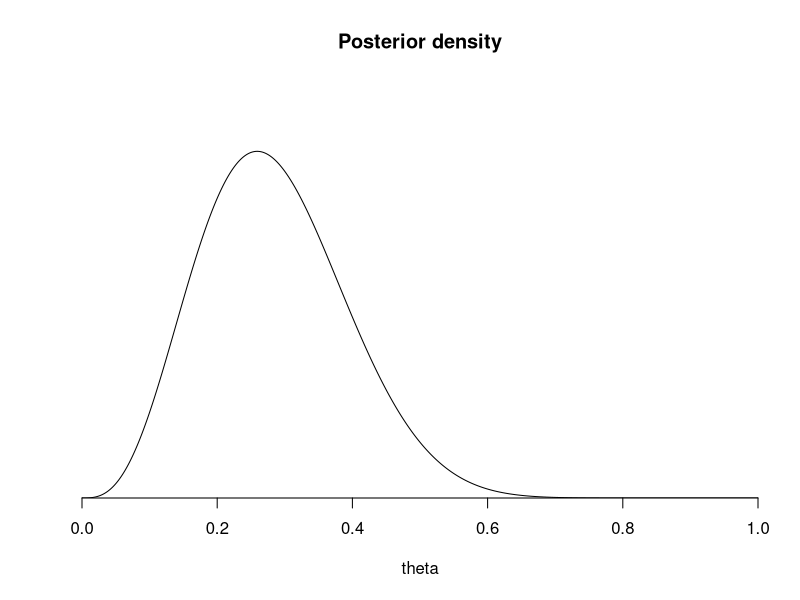
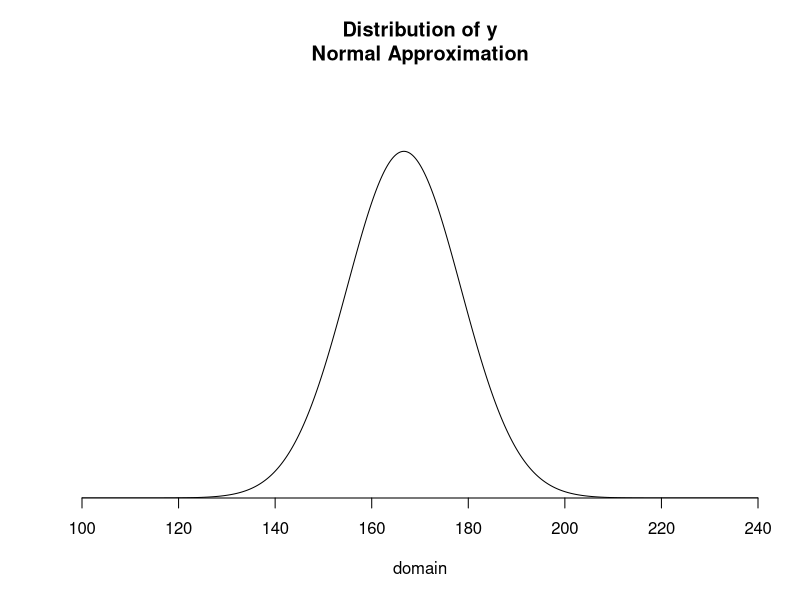
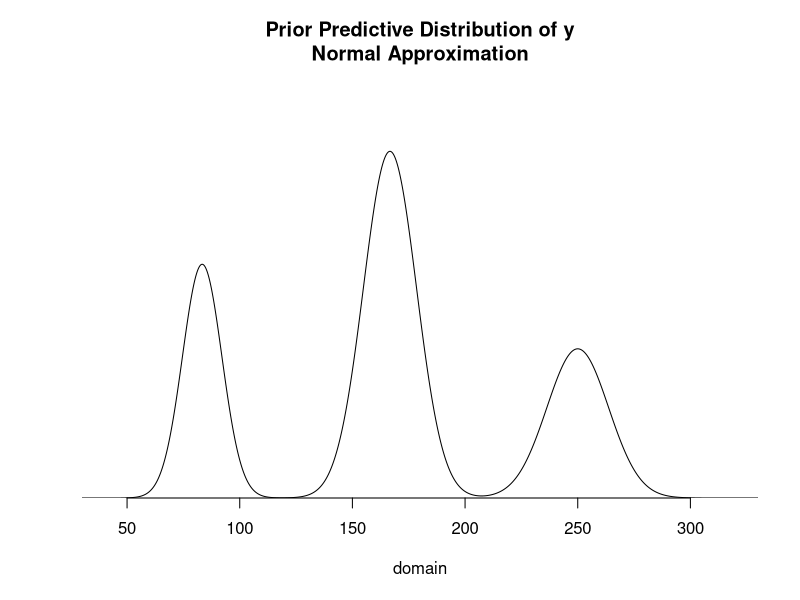
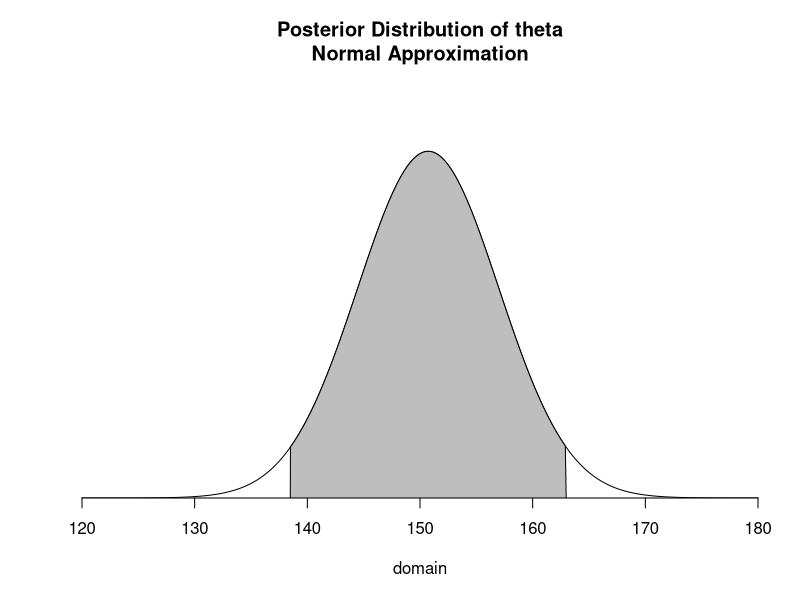
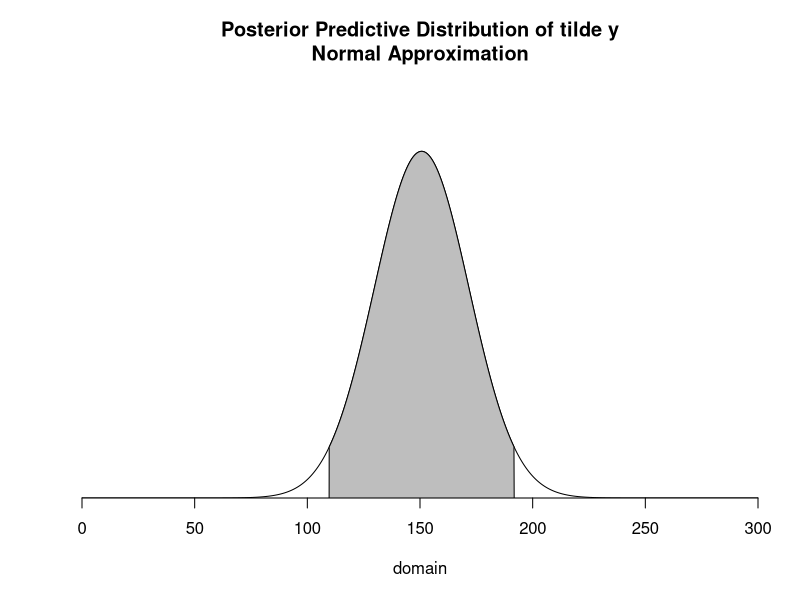
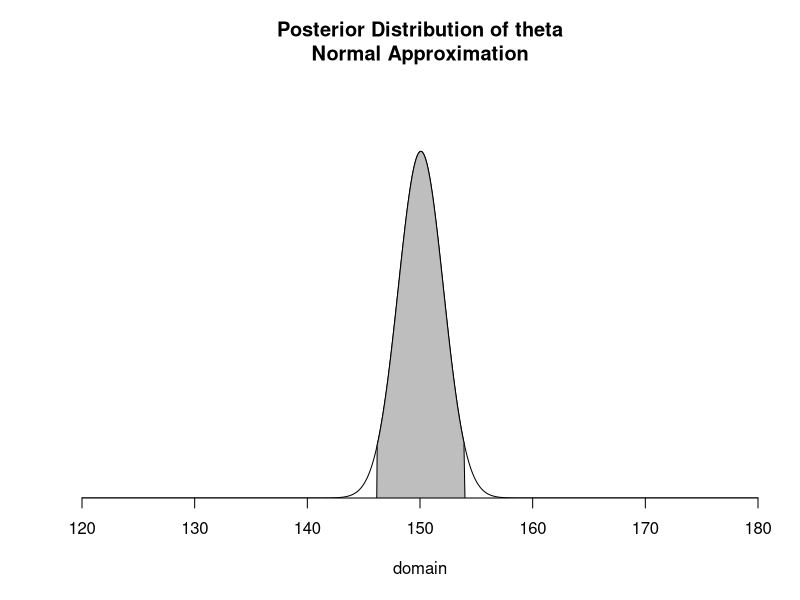
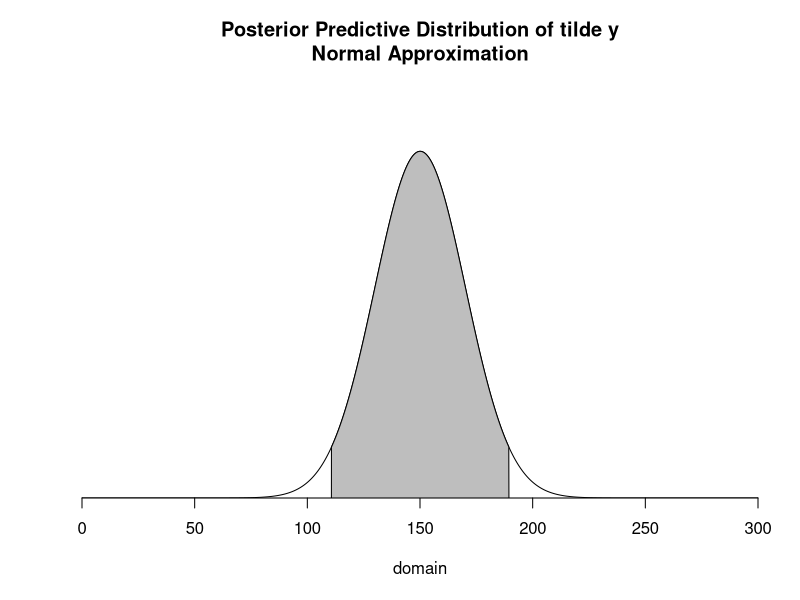
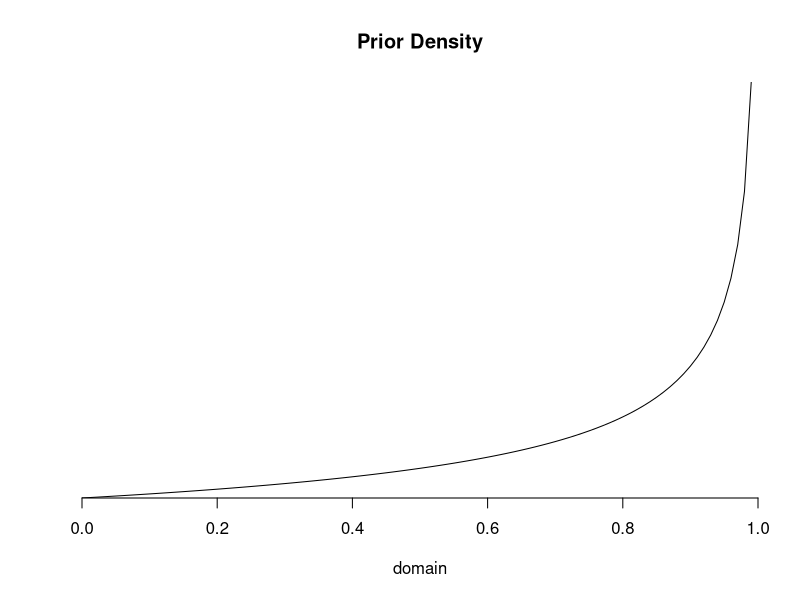

R code for these plots, in order:
## ---- chunk 1
library(ggplot2)
library(glue)
library(sfsmisc)
## ---- chunk 2
theta <- seq(0,1, 0.001)
range <-theta^3*(1-theta)^{13} + 
        10*theta^4*(1-theta)^{14} + 
        45*theta^5*(1-theta)^{12}
plot(theta, range, type = 'l', 
     main = 'Posterior density',
     ylim = c(0, max(range)*1.2),
     ylab = '', yaxt='n', bty='n', xaxs='i', yaxs='i')
## ---- chunk 3
(y_mean <- 1000 * 1/6)
(y_var <- 1000 * 1/6 * 5/6)
## ---- chunk 4
domain <- seq(100, 300, 0.1)
range <- dnorm(domain, y_mean, sqrt(y_var))
plot(domain, range,
     type='l',
     main = 'Distribution of y\nNormal Approximation',
     ylim = c(0, max(range)*1.2), xlim = c(100,240),
     ylab = '', yaxt='n', bty='n', xaxs='i', yaxs='i') 
## ---- chunk 5
round(qnorm(0.05, y_mean, sqrt(y_var)))
round(qnorm(0.25, y_mean, sqrt(y_var)))
round(qnorm(0.50, y_mean, sqrt(y_var)))
round(qnorm(0.75, y_mean, sqrt(y_var)))
round(qnorm(0.95, y_mean, sqrt(y_var)))
## ---- chunk 6
domain <- seq(0, 500, 0.1)

norm_range <- function(domain, theta){
        return(dnorm(domain, 1000*theta, sqrt(1000*theta*(1-theta)))
)}

range_mixed <- 0.25 * norm_range(domain, 1/12) +
        0.5 * norm_range(domain, 1/6) + 
        0.25 * norm_range(domain, 1/4)

plot(domain, range_mixed,
     type='l',
     main = 'Prior Predictive Distribution of y\nNormal Approximation',
     ylim = c(0, max(range_mixed)*1.2), xlim = c(30,330),
     ylab = '', yaxt='n', bty='n', xaxs='i', yaxs='i') 
## ---- chunk 7
round(qnorm(0.2, 1000*1/12, sqrt(1000*1/12*11/12)))
## ---- chunk 8
min_point <- min(range_mixed[domain > 100 & domain <150])
round(domain[range_mixed==min_point])
## ---- chunk 9
round(qnorm(0.5, 1000*1/6, sqrt(1000*1/6 * 5/6)))
## ---- chunk 10
min_point <- min(range_mixed[domain > 180 & domain <230])
round(domain[range_mixed==min_point])
## ---- chunk 11
round(qnorm(0.8, 1000*1/4, sqrt(1000*1/4 * 3/4)))
## ---- chunk 12
n <- 10
domain <- seq(0,300, 0.1)
tau_1 <- 1/(1/40^2 + n/20^2)
posterior_predictive_var <- tau_1 +20^2
mu_1 <- tau_1*(180/40^2 + 150 * n/20^2)
range <- dnorm(domain,
               mean = mu_1, sd = sqrt(tau_1))
lower_bound <- qnorm(0.025, mu_1, sqrt(tau_1))
upper_bound <- qnorm(0.975, mu_1, sqrt(tau_1))
plot(domain, range,
     type='l',
     main = 'Posterior Distribution of theta\nNormal Approximation',
     ylim = c(0, max(range)*1.2), xlim = c(120,180),
     ylab = '', yaxt='n', bty='n', xaxs='i', yaxs='i') 
polygon(c(domain[domain > lower_bound & domain < upper_bound], upper_bound, lower_bound), 
        c(range[domain > lower_bound & domain < upper_bound], 0, 0), 
        col = 'grey')
## ---- chunk 13
glue('95% posterior interval for theta: [{round(lower_bound)}, {round(upper_bound)}]')
## ---- chunk 14
n <- 10
domain <- seq(0,300, 0.1)
tau_1 <- 1/(1/40^2 + n/20^2)
posterior_predictive_var <- tau_1 +20^2
mu_1 <- tau_1*(180/40^2 + 150 * n/20^2)
range <- dnorm(domain,
               mean = mu_1, sd = sqrt(posterior_predictive_var))
lower_bound <- qnorm(0.025, mu_1, sqrt(posterior_predictive_var))
upper_bound <- qnorm(0.975, mu_1, sqrt(posterior_predictive_var))
plot(domain, range,
     type='l',
     main = 'Posterior Predictive Distribution of tilde y\nNormal Approximation',
     ylim = c(0, max(range)*1.2),
     ylab = '', yaxt='n', bty='n', xaxs='i', yaxs='i') 
polygon(c(domain[domain > lower_bound & domain < upper_bound], upper_bound, lower_bound), 
        c(range[domain > lower_bound & domain < upper_bound], 0, 0), 
        col = 'grey')
## ---- chunk 15
glue('95% posterior predictive interval for tilde y: [{round(lower_bound)}, {round(upper_bound)}]')
## ---- chunk 16
n <- 100
domain <- seq(0,300, 0.1)
tau_1 <- 1/(1/40^2 + n/20^2)
posterior_predictive_var <- tau_1 +20^2
mu_1 <- tau_1*(180/40^2 + 150 * n/20^2)
range <- dnorm(domain,
               mean = mu_1, sd = sqrt(tau_1))
lower_bound <- qnorm(0.025, mu_1, sqrt(tau_1))
upper_bound <- qnorm(0.975, mu_1, sqrt(tau_1))
plot(domain, range,
     type='l',
     main = 'Posterior Distribution of theta\nNormal Approximation',
     ylim = c(0, max(range)*1.2), xlim = c(120,180),
     ylab = '', yaxt='n', bty='n', xaxs='i', yaxs='i') 
polygon(c(domain[domain > lower_bound & domain < upper_bound], upper_bound, lower_bound), 
        c(range[domain > lower_bound & domain < upper_bound], 0, 0), 
        col = 'grey')
## ---- chunk 17
glue('95% posterior interval for theta: [{round(lower_bound)}, {round(upper_bound)}]')
## ---- chunk 18
n <- 100
domain <- seq(0,300, 0.1)
tau_1 <- 1/(1/40^2 + n/20^2)
posterior_predictive_var <- tau_1 +20^2
mu_1 <- tau_1*(180/40^2 + 150 * n/20^2)
range <- dnorm(domain,
               mean = mu_1, sd = sqrt(posterior_predictive_var))
lower_bound <- qnorm(0.025, mu_1, sqrt(posterior_predictive_var))
upper_bound <- qnorm(0.975, mu_1, sqrt(posterior_predictive_var))
plot(domain, range,
     type='l',
     main = 'Posterior Predictive Distribution of tilde y\nNormal Approximation',
     ylim = c(0, max(range)*1.2),
     ylab = '', yaxt='n', bty='n', xaxs='i', yaxs='i') 
polygon(c(domain[domain > lower_bound & domain < upper_bound], upper_bound, lower_bound), 
        c(range[domain > lower_bound & domain < upper_bound], 0, 0), 
        col = 'grey')
## ---- chunk 19
glue('95% posterior predictive interval for tilde y: [{round(lower_bound)}, {round(upper_bound)}]')
## ---- chunk 20
a = 1
b = 2/3
domain <- seq(0, 1, 0.01)
range <- dbeta(domain, a , b)
plot(domain, range,
     type='l',
     main = 'Prior Density',
     ylab = '', yaxt='n', bty='n', xaxs='i', yaxs='i') 
## ---- chunk 21
a = 651
b = 351-1/3
post_mean <- (a) / (a+b)
post_var <- (a*b) / ((a+b)^2 * (a+b+1))
domain <- seq(0, 1, 0.001)
range <- dbeta(domain, a , b)
plot(domain, range,
     type='l',
     main = 'Posterior Density',
     ylim = c(0, max(range)*1.2), xlim = c(0,1),
     ylab = '', yaxt='n', bty='n', xaxs='i', yaxs='i') 
## ---- chunk 22
glue('Posterior Mean: {post_mean}, Posterior Var: {post_var}')
## ---- chunk 23
y <- 650
n <- 1000   
domain <- seq(0, 1, 0.001)

example_9_plotter <- function(prior_alpha, prior_beta) {
        prior_a <- prior_alpha
        prior_b <- prior_beta
        prior_range <- dbeta(domain, prior_a, prior_b)
        
        post_a <- prior_a + y
        post_b <- n-y + prior_b
        post_range <- dbeta(domain, post_a, post_b)
        
        plot(domain, post_range,
        type='l',
        main = glue('Prior({prior_a},{prior_b}), Posterior({post_a},{post_b})'),
        ylim = c(0, max(prior_range, post_range)*1.2), xlim = c(0,1),
        ylab = '', yaxt='n', bty='n', xaxs='i', yaxs='i', col='brown')
        lines(domain, prior_range,
        type='l' ,col='blue')
}

par(mar=c(4,3,3,1))
par(mfrow=c(4,2))
example_9_plotter(1,1)
example_9_plotter(10,10)
example_9_plotter(100,10)
example_9_plotter(500,10)

example_9_plotter(10,100)
example_9_plotter(10,500)
example_9_plotter(10,1000)
example_9_plotter(500,500)

## ---- chunk 24
domain <- seq(203, 10000, 1)
improper_post_prob <- function(x) {
        return((99/100)^x/x)
}

norm_constant <- 1/sum(improper_post_prob(domain))
glue('Normalizing Constant C is: {norm_constant}')
## ---- chunk 25
post_prob <- function(x) {
        return(norm_constant * (99/100)^x /x)
}
post_matrix <- cbind(domain, post_prob(domain))
post_mean <- sum(post_matrix[,1] * post_matrix[,2])
post_var <- sum(post_matrix[,1]^2 * post_matrix[,2]) - post_mean^2
glue('Posterior mean and standard deviation: ({round(post_mean)}, {sqrt(post_var)})')
## ---- chunk 26
domain <- 1:202
(const <- sum(1/domain^2))
## ---- chunk 27
(pi^2/6 -const)
## ---- chunk 28
domain <- 203:10000
post_prob <- function(x) {
        return( (1/x^2)/0.0049)
}
post_mean <- sum(domain * post_prob(domain))
post_var <- sum(domain^2 * post_prob(domain)) - post_mean^2
glue('Posterior mean and standard deviation: ({round(post_mean)}, {sqrt(post_var)})')
## ---- chunk 29
domain <- seq(0,100,0.01)
obs <- c(43,44,45,46.5,47.5)
caucy_proportional_likelihood <- function(observations, theta) {
        res <- 1
        for (observation in observations){
                iter_res <- dcauchy(theta, observation,1)
                res <- res * iter_res
        }
        return(res)
}
unnormalized_posterior_density <- 0.01 * caucy_proportional_likelihood(obs, domain)
normalizing_constant <- integrate.xy(domain, unnormalized_posterior_density)
glue('Normalizing Constant C: {normalizing_constant}')
normalized_posterior_density <- unnormalized_posterior_density / normalizing_constant
auc_normalized_posterior_density <- integrate.xy(domain, normalized_posterior_density)
glue('Area Under Normalized posterior density: {auc_normalized_posterior_density}')

## ---- chunk 30

plot(domain, normalized_posterior_density,
     type='l',
     main = 'Normalized Posterior Density of theta',
     ylim = c(0, max(normalized_posterior_density)*1.2), xlim = c(40, 50),
     ylab = '', yaxt='n', bty='n', xaxs='i', yaxs='i') 

## ---- chunk 31
set.seed(111)
theta_samples <- sample(domain, 1000, prob = normalized_posterior_density, replace = TRUE)
hist(theta_samples, breaks = 100)
## ---- chunk 32
y_6 <- rcauchy(1000, theta_samples,1)
hist(y_6, breaks = 100)
## ---- chunk 33
domain <- seq(0, 100, 0.01)
accidents <- c(24,25,31,31,22,21,26,20,16,22)
n <- length(accidents)

post_density <- dgamma(domain, n*mean(accidents), n)
theta_samples <- sample(domain, 1000, prob = post_density)
y_1986 <- rpois(1000, theta_samples)
lower_bound <- sort(y_1986)[25]
upper_bound <- sort(y_1986)[975]
glue('95% predictive interval for fatal accidents in 1986: [{lower_bound}, {upper_bound}]')

## ---- chunk 34
passenger_deaths <- c(734,516,754,877,814,362,764,809,223,1066)
death_rate <- c(0.19,0.12,0.15,0.16,0.14,0.06,0.13,0.13,0.03,0.15)
flown_miles <- passenger_deaths / death_rate * 10^8
## ---- chunk 35
k_bar <- n*mean(flown_miles)
theta_samples <- rgamma(1000, 1/3+ n*mean(accidents))/ k_bar    
y_1986 <- rpois(1000, theta_samples * 8*10^(11))
lower_bound <- sort(y_1986)[25]
upper_bound <- sort(y_1986)[975]
glue('95% predictive interval for fatal accidents in 1986: [{lower_bound}, {upper_bound}]')
## ---- chunk 36
theta_samples <- rgamma(1000, 1/3+ n*mean(passenger_deaths))/ n    
y_1986 <- rpois(1000, theta_samples)
lower_bound <- sort(y_1986)[25]
upper_bound <- sort(y_1986)[975]
glue('95% predictive interval for Passenger deaths in 1986: [{lower_bound}, {upper_bound}]')
## ---- chunk 37
k_bar <- n*mean(flown_miles)
theta_samples <- rgamma(1000, 1/3+ n*mean(passenger_deaths))/ k_bar    
y_1986 <- rpois(1000, theta_samples*8*10^11)
lower_bound <- sort(y_1986)[25]
upper_bound <- sort(y_1986)[975]
glue('95% predictive interval for Passenger deaths in 1986: [{lower_bound}, {upper_bound}]')
## ---- chunk 38
(lower_bound <- qbeta(0.025, 438, 544))
(upper_bound <- qbeta(1-0.025, 438, 544))
## ---- chunk 39
domain <- seq(0,1,0.001)
image <- dbeta(domain, 438, 544)
plot(domain, image, 
     main='Posterior distribution\nBeta(438,544)', 
     frame.plot = FALSE,
     type = 'l',
     xlim = c(0.3, 0.6), ylim = c(0, max(image)*1.1),
     ylab = '', yaxt='n', bty='n', xaxs='i', yaxs='i'
     )
polygon(c(domain[domain > lower_bound & domain < upper_bound], upper_bound, lower_bound), 
        c(image[domain > lower_bound & domain < upper_bound], 0, 0), 
        col = 'grey')
abline(v = 0.485, lty=2, col='red')
text(0.5,6, labels = '0.485', col = 'red', cex = 0.7)
## ---- chunk 40
set.seed(111)
post_interval <- function(domain, a, b) {
        post_mean <- (437+a)/(980 + a+b)
        theta_samples <- rbeta(1000, 437+a, 543+b)
        lb <- sort(theta_samples)[25]
        ub <- sort(theta_samples)[975]
        glue('==================  Prior beta({a},{b})  =================\n
        Posterior Mean: {round(post_mean,4)}\r
        95% Posterior Interval: [{round(lb,4)},{round(ub,4)}]\n\n')
}

post_interval(domain, 3,3)
post_interval(domain, 200,30)
post_interval(domain, 20,300)
post_interval(domain, 300,400)
## ---- chunk 41
pos_slope_domain <- domain[domain < 0.485]
neg_slope_domain <- domain[domain >= 0.485]

pos_slope_density <- pos_slope_domain * 2 / (0.97*0.485)
neg_slope_density <- (0.97-neg_slope_domain) * 2 / (0.97*0.485)
image <- c(pos_slope_density, neg_slope_density)



post_density <- image * choose(980, 437) * domain^437 * (1-domain)^543
norm_const <- integrate.xy(domain, post_density)

proper_post_density <- (post_density/norm_const)


plot(domain, proper_post_density, 
     main='Posterior distribution(brown)\nPrior distribution(blue)', 
     frame.plot = FALSE,
     type = 'l',
     xlim = c(0,1), ylim = c(0, max(image, proper_post_density)*1.1),
     ylab = '', yaxt='n', bty='n', xaxs='i', yaxs='i', col='brown'
     )

lines(domain, image, col = 'blue')
## ---- chunk 42
theta_samples <- sample(domain, 1000, prob=proper_post_density, replace = TRUE)
hist(theta_samples, breaks=10, xlim = c(0,1))
